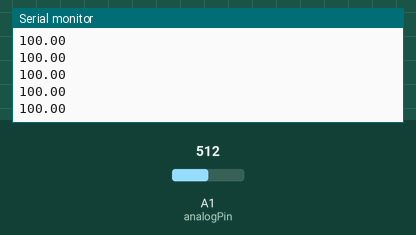
Recording of a sketch running on a simulated Arduino Uno, built with avr-gcc and run on an emulated ATmega328P. Shown: the last lines printed to the serial monitor. The inputs (shaded band) are chosen by the test bench; at power-on: A1 (analogPin) = 512.

Above: at 1.2 s.
1.3 s: A1 (analogPin) set to 716
At 2.3 s:
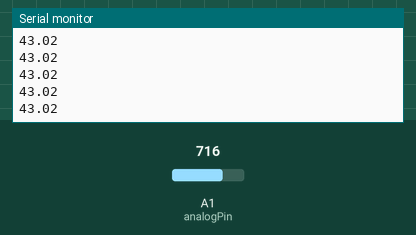
2.8 s: A1 (analogPin) set to 900
At 3.3 s:
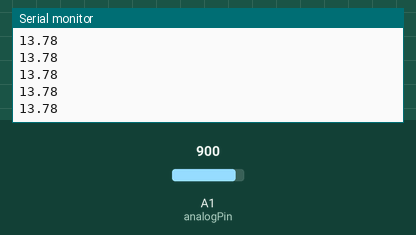
Timing chart, 0 to 5.8 s (numbered marks = the images above; inputs shaded):
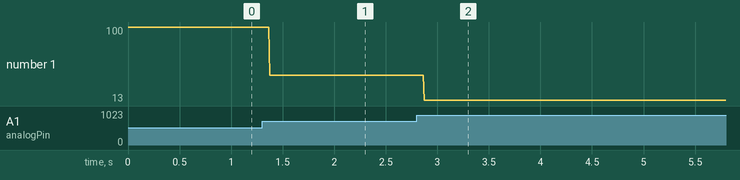

Measured:
- after the input at 1.3 s, the serial monitor: prints a new line after 0.07 s (image 1)
- after the input at 2.8 s, the serial monitor: prints a new line after 0.07 s (image 2)
- plotted number 1: 100 → 43.02 after the input at 1.3 s, 43.02 → 13 after the input at 2.8 s

The sketch:

OhmMeter.ino
```cpp
int analogPin= 1;
int raw= 0;
int Vin= 5;
float Vout= 0;
int F = 0;
float R1= 100000;
float R2= 0;
float buffer= 0;

void setup()
{
Serial.begin(9600);
}

void loop()
{
raw= analogRead(analogPin);
  if(raw)
  {
  buffer= raw * Vin;
  Vout= (buffer)/1024.0;
  buffer= (Vin/Vout) -1;
  R2= R1 * buffer/1000.0;
    if (R2>10000){
      R2 = 10000;
      //F = map(R2,120,80,100,400);
    }
  Serial.println(R2);
  }
}
```
